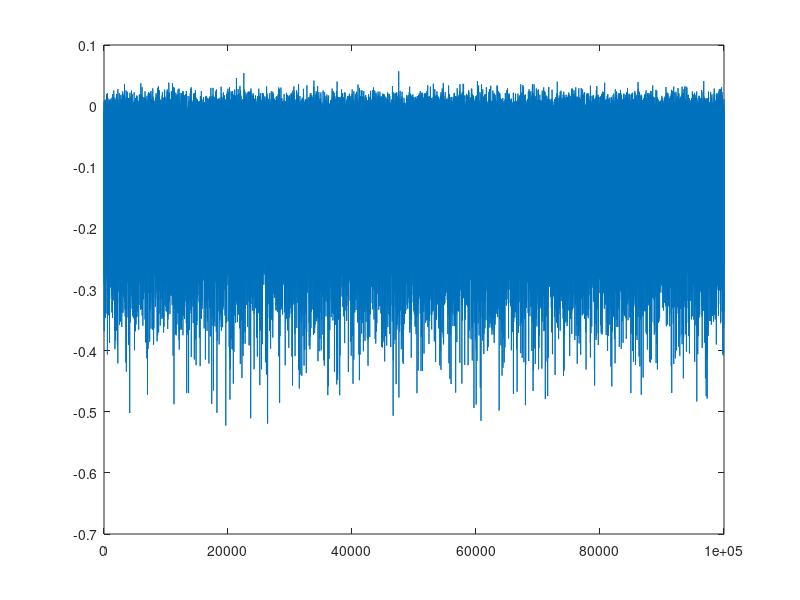
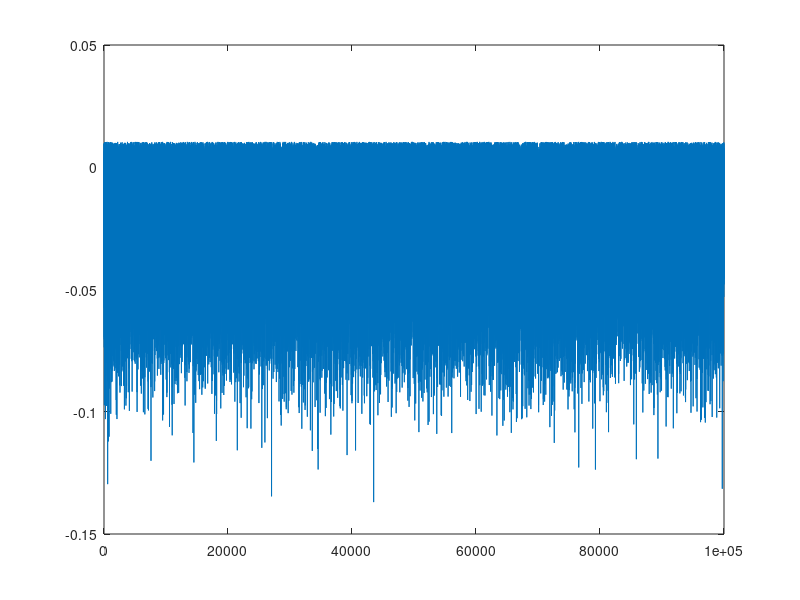
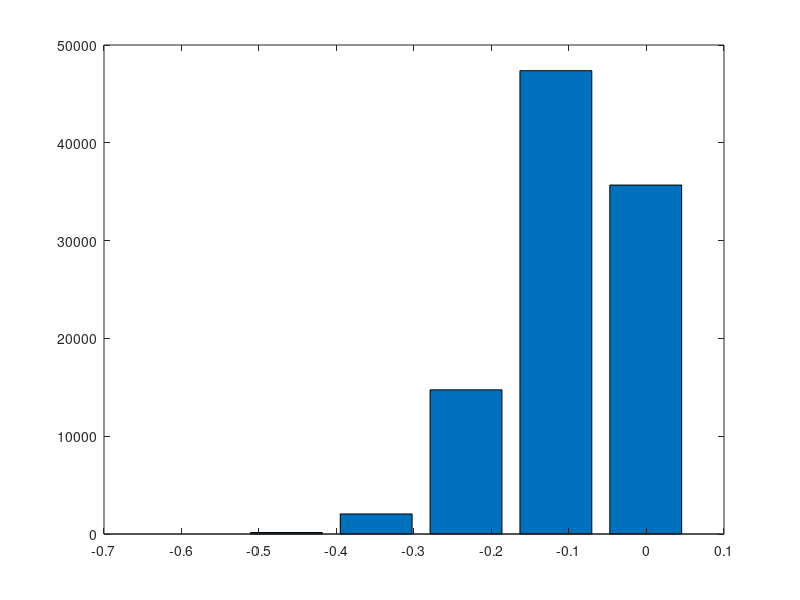
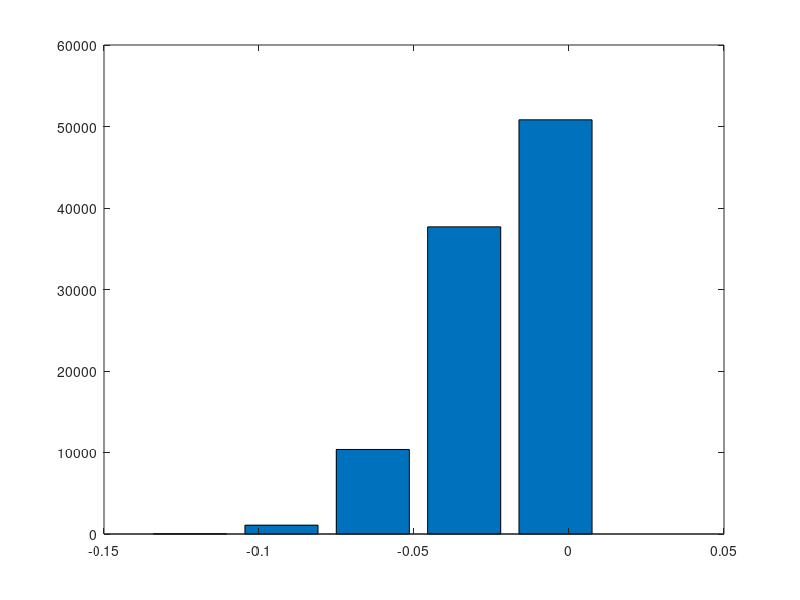

These charts were generated, in order, by the following MATLAB code:
% pdf_demo script
%

load pdfdemo.mat;
figure;
plot(x);
figure;
plot(y);

%%

num=input('Number of bins? ');
figure;
[nx,xbin]=hist(x,num);
bar(xbin,nx);
figure;
[ny,ybin]=hist(y,num);
bar(ybin,ny);

sum(nx)
sum(ny)

%%

pdfx=nx/(xbin(2)-xbin(1))/sum(nx);
pdfy=ny/(ybin(2)-ybin(1))/sum(ny);

figure;
bar(xbin,pdfx);
figure;
bar(ybin,pdfy);

sum(pdfx)*(xbin(2)-xbin(1))
sum(pdfy)*(ybin(2)-ybin(1))
